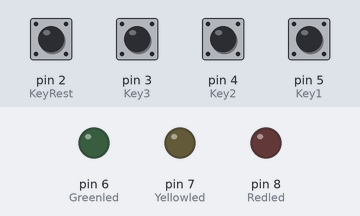
Simulated run of this sketch. Board: Arduino Uno, built with avr-gcc and run on an emulated ATmega328P. Shown: output pins drawn as LEDs (lit = HIGH). Inputs (shaded band) come from the test bench; at power-on: pin 2 (KeyRest), pin 3 (Key3), pin 4 (Key2), pin 5 (Key1) LOW.

Above: at 1.2 s.
1.3 s: pin 3 (Key3) pulled HIGH for 0.15 s
At 2.2 s:
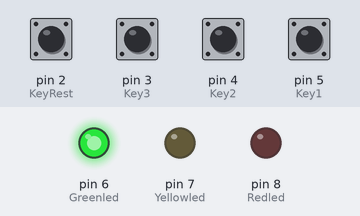
2.9 s: pin 2 (KeyRest) pulled HIGH for 0.15 s
At 3.4 s:
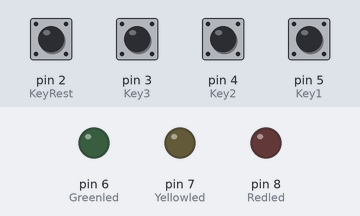
4.5 s: pin 4 (Key2) pulled HIGH for 0.15 s
At 5.7 s:
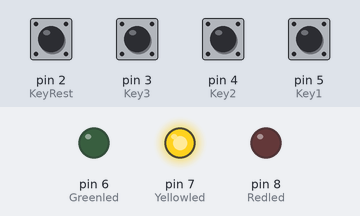
6.1 s: pin 2 (KeyRest) pulled HIGH for 1 s
At 7.0 s:
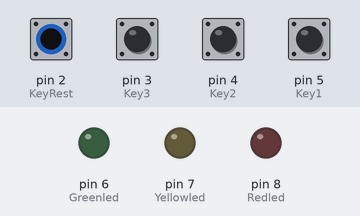
8.6 s: pin 5 (Key1) pulled HIGH for 0.15 s
At 9.0 s:
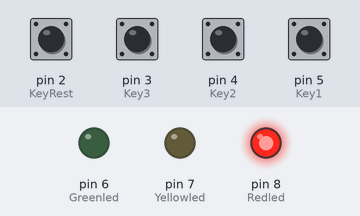
Timing chart, 0 to 11.2 s (numbered marks = the images above; inputs shaded):
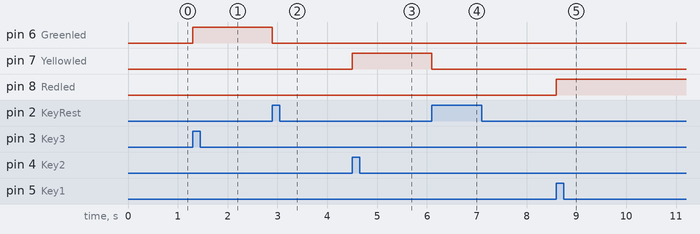

The sketch:

sketch_dec29g_Responder.ino
```cpp
int Redled = 8;
int Yellowled = 7;
int Greenled = 6;
int Key1 = 5;
int Key2 = 4;
int Key3 = 3;
int KeyRest = 2;
int Red;
int Yellow;
int Green;

void setup() {
  pinMode(Redled, OUTPUT);
  pinMode(Yellowled, OUTPUT);
  pinMode(Greenled, OUTPUT);
  pinMode(Key1, INPUT);
  pinMode(Key2, INPUT);
  pinMode(Key3, INPUT);
  pinMode(KeyRest, INPUT);
}

void loop() {
 Red = digitalRead(Key1);
 Yellow = digitalRead(Key2);
 Green = digitalRead(Key3);
 if(Red == HIGH)Red_YES();
 if(Yellow == HIGH)Yellow_YES();
 if(Green == HIGH)Green_YES();
}

void Red_YES() //execute the code until the Red light is on; end cycle when reset button is pressed
{
  while(digitalRead(KeyRest)==0)
  {
    digitalWrite(Redled, HIGH);
    digitalWrite(Greenled, LOW);
    digitalWrite(Yellowled, LOW);
  }
  clear_led();
}

void Yellow_YES() // execute the code while the Yellow light is on; end cycle when reset button is pressed

{
  while(digitalRead(KeyRest)==0)
  {
     digitalWrite(Redled, LOW);
     digitalWrite(Greenled, LOW);
     digitalWrite(Yellowled, HIGH);
  }
  clear_led();
}
void Green_YES()
{
  while(digitalRead(KeyRest)==0)
  {
    digitalWrite(Redled, LOW);
    digitalWrite(Greenled, HIGH);
    digitalWrite(Yellowled, LOW);
  }
  clear_led();
}
void clear_led() //all LED off
{
  digitalWrite(Redled, LOW);
  digitalWrite(Greenled, LOW);
  digitalWrite(Yellowled, LOW);
}
```

Measured:
- after the input at 1.3 s, pin 6 (Greenled): LOW → HIGH at once
- after the input at 2.9 s, pin 6 (Greenled): HIGH → LOW at once
- after the input at 4.5 s, pin 7 (Yellowled): LOW → HIGH at once
- after the input at 6.1 s, pin 7 (Yellowled): HIGH → LOW at once
- after the input at 8.6 s, pin 8 (Redled): LOW → HIGH at once
